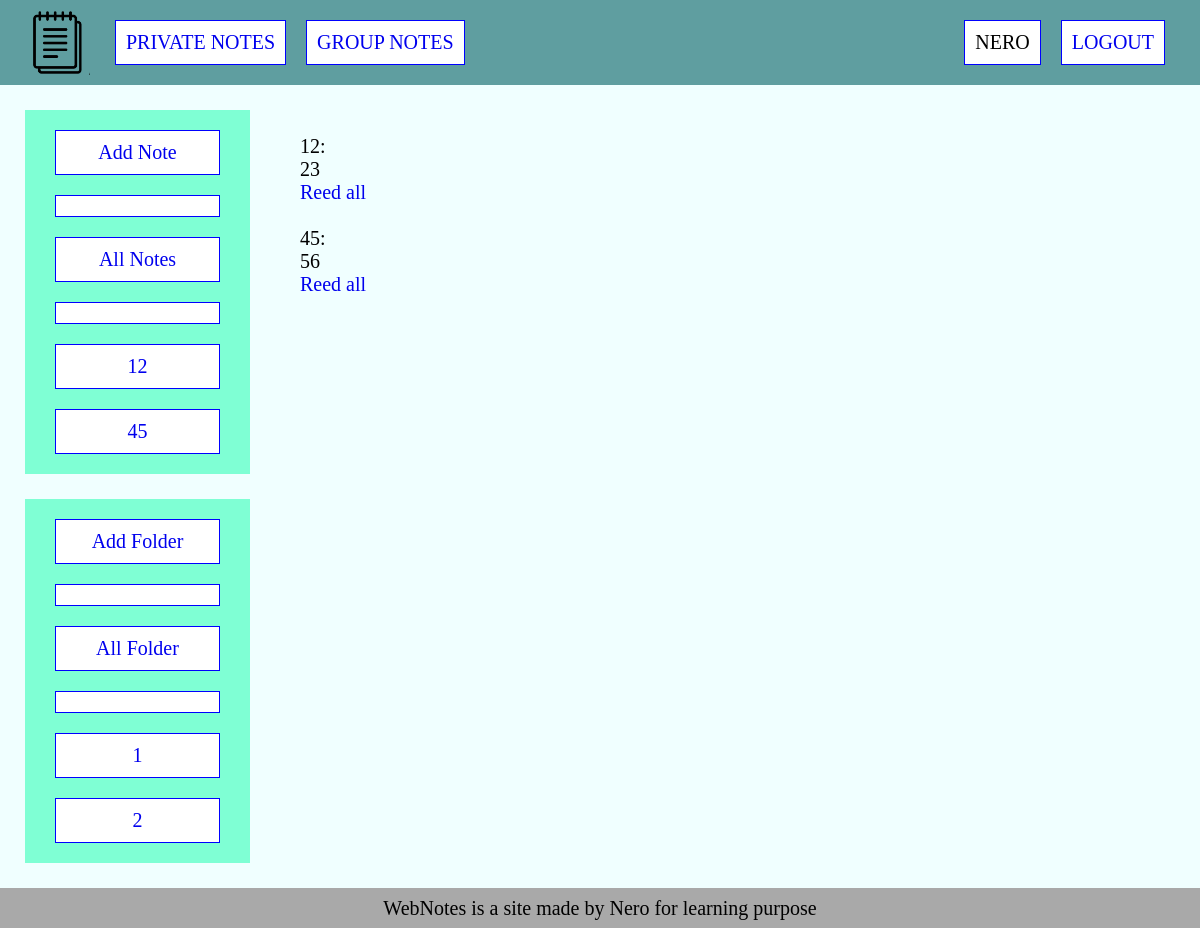
Before: /private_notes/ (signed in) with the older database file.
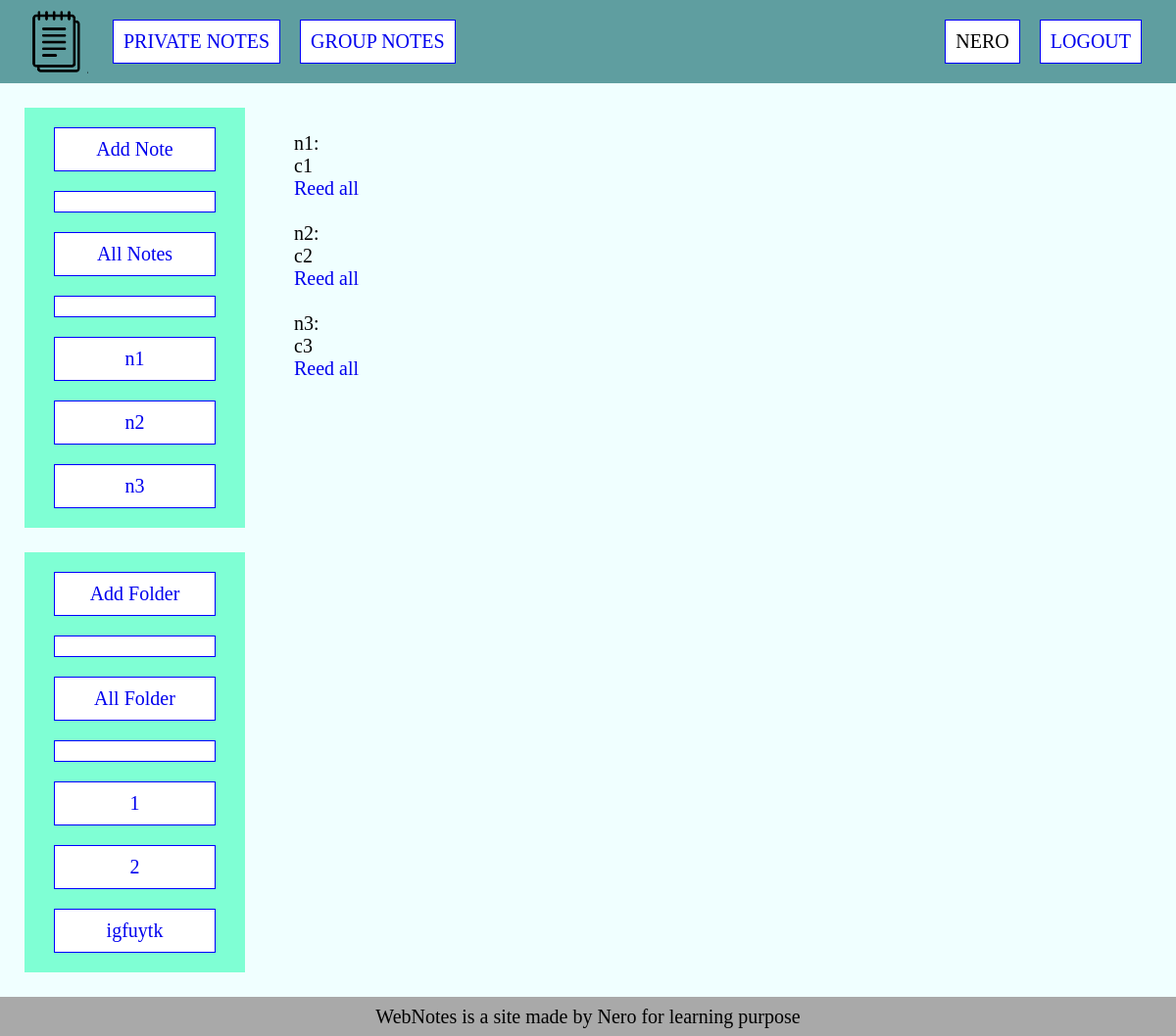
After: the same page with the newer database file.
### notes/models.py (models this page shows)
class Note(models.Model):
    title = models.CharField(max_length=255)
    slug = models.SlugField(max_length=255, db_index=True)
    content = models.TextField()
    icon = models.ImageField(upload_to='photos/%Y/%m/%d/', blank=True)
    time_created = models.DateTimeField(auto_now_add=True)
    time_updated = models.DateTimeField(auto_now=True)
    user = models.ForeignKey(User, on_delete=models.PROTECT)
    folder = models.ForeignKey('Folder', on_delete=models.CASCADE, blank=True, null=True)
    def __str__(self):
        return self.title
    def get_absolute_url(self):
        return reverse('show_note', kwargs={'username': self.user.username, 'note_slug': self.slug})

class Folder(models.Model):
    title = models.CharField(max_length=255)
    slug = models.SlugField(max_length=255, db_index=True)
    user = models.ForeignKey(User, on_delete=models.PROTECT)
    time_created = models.DateTimeField(auto_now_add=True)
    time_updated = models.DateTimeField(auto_now=True)
    def __str__(self):
        return self.title
    def get_absolute_url(self):
        return reverse('show_folder', kwargs={'username': self.user.username, 'folder_slug': self.slug})

### notes/views.py (the view)
# urls.py: path('private_notes/', PrivateNotes.as_view(), name='private_notes'),
class PrivateNotes(LoginRequiredMixin, DataMixin, ListView):
    model = Note
    template_name = 'notes/private_notes.html'
    def get_context_data(self, *, object_list=None, **kwargs):
        context = super().get_context_data(**kwargs)
        c_def = self.get_user_context(title='Private Notes')
        return dict(list(context.items()) + list(c_def.items()))

### notes/utils.py (called while the page is built)
    def get_user_context(self, **kwargs):
        context = kwargs
        context['menu'] = menu
        self.kwargs['username'] = self.request.user
        context['folders'] = Folder.objects.filter(user__username=self.kwargs['username']).select_related('user')
        context['notes'] = Note.objects.filter(user__username=self.kwargs['username']).select_related('user')
        return context

### notes/templates/notes/private_notes.html
{% extends 'notes/base.html' %}
{% block sidebar %}
    <aside class="aside-left">
        <div class="sidebar">
            <ul class="sidebar-links">
                <li class="sidebar-item"><a href="{% url 'add_private_note' %}">Add Note</a></li>
                <li class="sidebar-item"></li>
                {% if notes|length > 0 %}
                    <li class="sidebar-item"><a href="{% url 'private_notes' %}">All Notes</a></li>
                    <li class="sidebar-item"></li>
                    {% for n in notes %}
                        {% if n.pk == note_selected %}
                            <li class="sidebar-selected">{{ n }}</li>
                        {% else %}
                            <li class="sidebar-item"><a href="{{ n.get_absolute_url }}">{{ n }}</a></li>
                        {% endif %}
                    {% endfor %}
                {% endif %}
            </ul>
        </div>
        <div class="sidebar">
            <ul class="sidebar-links">
                <li class="sidebar-item"><a href="{% url 'add_folder' %}">Add Folder</a></li>
                <li class="sidebar-item"></li>
                {% if folders|length > 0 %}
                    <li class="sidebar-item"><a href="{% url 'all_folders' %}">All Folder</a></li>
                    <li class="sidebar-item"></li>
                    {% for f in folders %}
                        {% if f.pk == folder_selected and folder_link %}
                            <li class="sidebar-selected"><a href="{{ f.get_absolute_url }}">{{ f }}</a></li>
                        {% elif f.pk == folder_selected %}
                            <li class="sidebar-selected">{{ f }}</li>
                        {% else %}
                            <li class="sidebar-item"><a href="{{ f.get_absolute_url }}">{{ f }}</a></li>
                        {% endif %}
                    {% endfor %}
                {% endif %}
            </ul>
        </div>
    </aside>
{% endblock %}
{% block content %}
    <div class="container-notes">
        {% if is_folder %}
            {% for note in folder_notes %}
                <div>
                    <p>{{ note.title }}: </p>
                    <p>{{ note.content }}</p>
                    <p><a href="{{ note.get_absolute_url }}">Reed all</a></p>
                    <br>
                </div>
            {% endfor %}
        {% else %}
            {% for note in notes %}
                <div>
                    <p>{{ note.title }}: </p>
                    <p>{{ note.content }}</p>
                    <p><a href="{{ note.get_absolute_url }}">Reed all</a></p>
                    <br>
                </div>
            {% endfor %}
        {% endif %}
    </div>
{% endblock %}

### notes/templates/notes/base.html (shortened to what this page needs)
{% load static %}
<!DOCTYPE html>
<html lang="en">
<head>
    <link href="{% static 'notes/css/styles.css' %}" rel="stylesheet">
</head>
<body>
{% block header %}
<header class="container primary-header">
    <a class="logo" href="{% url 'home' %}">
        <img class="logo" src="{% static 'notes/images/home-icon.png' %}" alt="logo">
    </a>
    <nav class="primary-nav">
        <ul class="primary-nav-links">
            {% if  request.user.is_authenticated %}
                {% for m in menu %}
                    <li class="primary-nav-item"><a href="{% url m.url_name %}">{{ m.title }}</a></li>
                {% endfor %}
                <li class="primary-nav-item push-right">{{ user.username }}</li>
                <li class="primary-nav-item"><a href="{% url 'logout' %}" >Logout</a></li>
            {% else %}
                <li class="primary-nav-item">WebNotes</li>
                <li class="primary-nav-item push-right"><a href="{% url 'login' %}" >Login</a></li>
                <li class="primary-nav-item"><a href="{% url 'sign_in' %}" >Sign in</a></li>
            {% endif %}
        </ul>
    </nav>
</header>
{% endblock %}
<div class="container">
{% block sidebar %}{% endblock %}
{% block content %}{% endblock %}
</div>
<footer>
    <span>WebNotes is a site made by Nero for learning purpose</span>
</footer>
</body>
</html>

### notes/static/notes/css/styles.css (style rules this page uses)
* { box-sizing: border-box; margin: 0; padding: 0; font-size: 20px; }
a { text-decoration: none; }
.container { width: 100%; height: 100%; min-height: 85vh; display: flex; background: azure; }
.container-notes { width: 100%; height: 100%; margin: 50px; display: flex; flex-direction: column; }
.primary-header { height: 10vh; min-height: 85px; max-height: 10%; background-color: cadetblue; padding: 0 25px; display: flex; justify-content: space-between; align-items: center; text-transform: uppercase; }
.logo { height: 65px; width: 65px; background-image: url("/notes/static/notes/images/home-icon.png"); display: block; }
.primary-nav { flex-grow: 1; }
.primary-nav-links { display: flex; }
.primary-nav-item { margin: 0 10px; padding: 10px; list-style-type: none; border: 1px solid blue; background-color: #ffffff; }
.primary-nav-item:first-child { margin-left: 25px; }
.push-right { margin-left: auto; }
.aside-left { height: 100%; position: sticky; top: 0; }
.sidebar { width: 100%; max-width: 15%; min-width: 225px; margin: 25px 0 25px 25px; display: flex; flex-direction: column; align-items: center; background-color: aquamarine; }
.sidebar-item { margin: 20px 0; padding: 10px; min-width: 165px; text-align: center; list-style-type: none; border: 1px solid blue; background-color: #ffffff; }
footer { width: 100%; height: 5%; min-height: 5vh; position: relative; bottom: 0; display: flex; justify-content: center; align-items: center; background: darkgrey; }

Changed rows visible on the page:
removed Note: title "12", content "23"
removed Note: title "45", content "56"
added Note: title "n1", content "c1"
added Note: title "n2", content "c2"
added Note: title "n3", content "c3"
added Folder: title "igfuytk"
